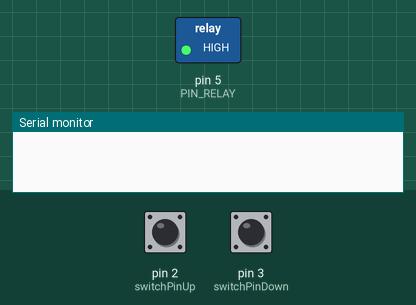
This sketch was run on a simulated Arduino Uno, built with avr-gcc and run on an emulated ATmega328P. Parts: switched loads named in the sketch (green lamp = pin HIGH), the last lines printed to the serial monitor. Inputs (shaded band) come from the test bench; at power-on: pin 2 (switchPinUp) HIGH, pin 3 (switchPinDown) HIGH.

Above: at 6.8 s.
6.9 s: pin 2 (switchPinUp) pulled LOW for 3 s
At 10.0 s:
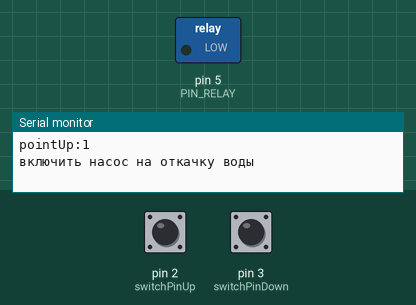
11.4 s: pin 3 (switchPinDown) pulled LOW for 3 s
At 12.3 s:
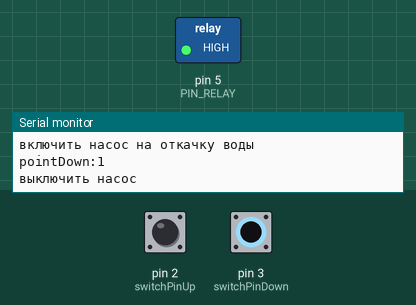
Timing chart, 0 to 14.4 s (numbered marks = the images above; inputs shaded):
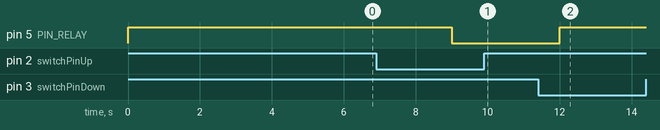

The sketch:

WoterPumpController.ino
```cpp
/* Управление включением и отключением насоса 600wt, используя два геркона и модуль реле */

int switchPinUp = 2; // к выводу D2 подключён геркон pointUp
int switchPinDown = 3; // к выводу D3 подключён геркон pointDown
#define PIN_RELAY 5          // Указываем, что вывод реле In1, подключен к реле цифровому выводу D5
bool pointUp = false;  //верхняя точка, геркон
bool pointDown = false; //нижняя точка, геркон

void setup() {
  pinMode(switchPinUp, INPUT); // задаём вывод в качестве входа (будем считывать с него)
  digitalWrite(switchPinUp, HIGH); // активируем внутренний подтягивающий резистор вывода

  pinMode(switchPinDown, INPUT); // задаём вывод в качестве входа (будем считывать с него)
  digitalWrite(switchPinDown, HIGH); // активируем внутренний подтягивающий резистор вывода

  pinMode(PIN_RELAY, OUTPUT); // Объявляем пин реле как выход
  digitalWrite(PIN_RELAY, HIGH); // Выключаем реле - посылаем высокий сигнал

  Serial.begin(9600); // задействуем последовательный порт
}

void loop() {
  int gUp = digitalRead(switchPinUp); // считываем показания с геркона
  if(gUp == 0)
  {
    pointUp = true;
    pointDown = false;
    Serial.print("pointUp:");
    Serial.println(pointUp);
  }
  int gDown = digitalRead(switchPinDown); // считываем показания с геркона
  if(gDown == 0)
  {
    pointDown = true;
    pointUp = false;
    Serial.print("pointDown:");
    Serial.println(pointDown);
  }

  if(pointUp == true)
  {
    //включить насос на откачку воды
    Serial.println("включить насос на откачку воды");
    digitalWrite(PIN_RELAY, LOW);  // Включаем реле
    pointDown = false;
  }

  if(pointDown == true)
  {
    //выключить насос
    Serial.println("выключить насос");
    digitalWrite(PIN_RELAY, HIGH);  // Выключаем реле
    pointUp = false;
  }

 delay(3000);
}
```

Measured:
- after the input at 6.9 s, pin 5 (PIN_RELAY): HIGH → LOW after 2.1 s
- after the input at 11.4 s, pin 5 (PIN_RELAY): LOW → HIGH after 0.60 s
